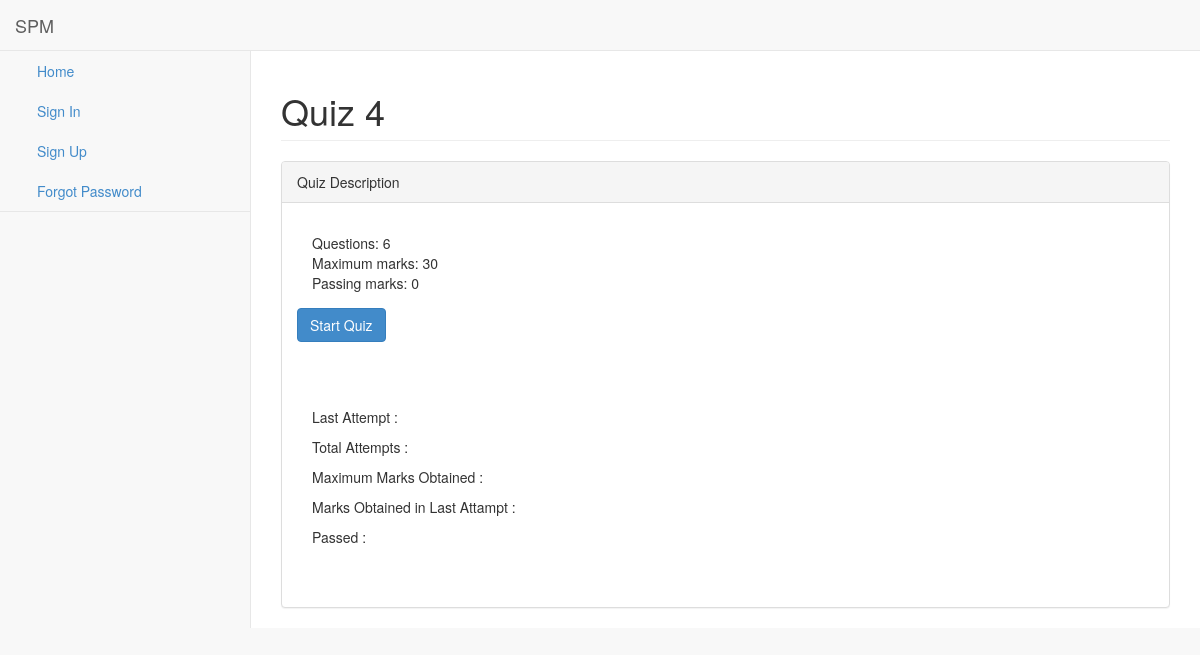
The app's page /quiz/quiz-4-1, older data.
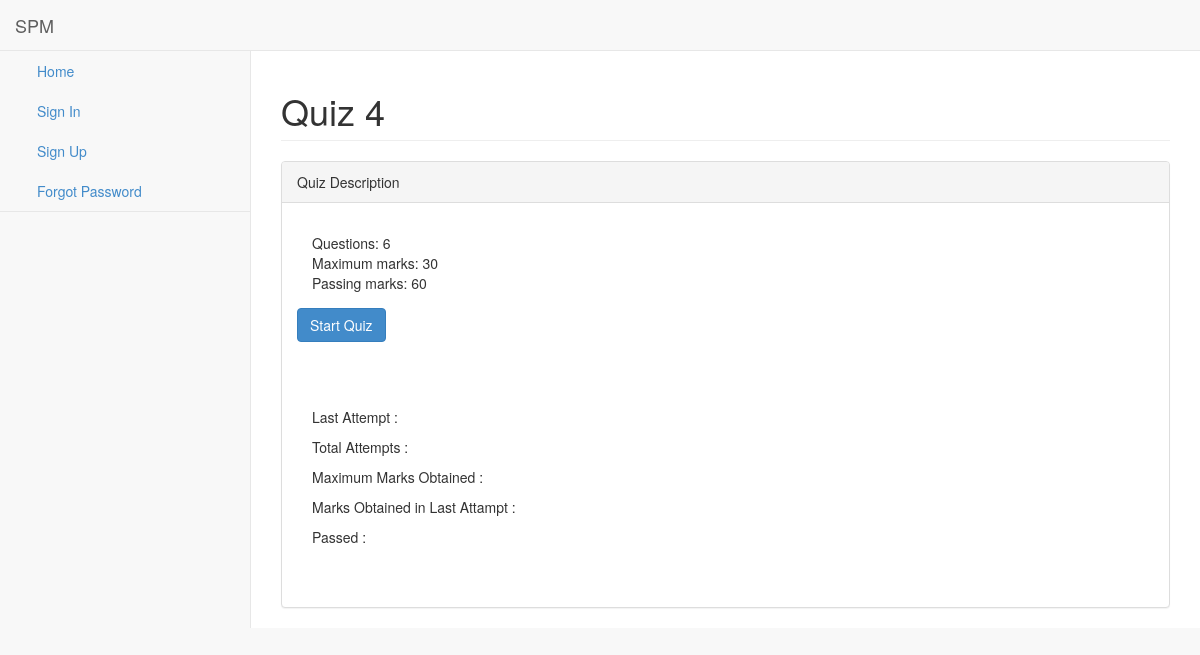
The same page, newer data.
### QuizApp/models.py (models this page shows, shortened)
class Quiz(models.Model):
    creator = models.ForeignKey(settings.AUTH_USER_MODEL, on_delete=models.CASCADE, related_name="creator")
    title = models.CharField(max_length=250)
    description = models.TextField(null=True, blank=True)
    questions = models.ManyToManyField(Question)
    assigned_to = models.ManyToManyField(settings.AUTH_USER_MODEL, blank=True, related_name="students")
    passing_marks = models.IntegerField(default=1,
                                        validators=[
                                        MaxValueValidator(100),
                                        MinValueValidator(0)
                                        ],
                                        help_text="Enter passing percentage")
    user_friendly_url = models.SlugField(null=False, unique=True)
    @property
    def marks(self):
        total_marks = 0
        for que in self.questions.all():
            total_marks+=que.marks
        return total_marks
    @property
    def total_questions(self):
        return self.questions.count()

class Question(models.Model):
    creator = models.ForeignKey(settings.AUTH_USER_MODEL, on_delete=models.CASCADE)
    que_text = RichTextUploadingField()
    marks = models.IntegerField(default=5)

### QuizApp/views.py (the view)
# urls.py: path('quiz/<str:url>', views.view_quiz, name="view_quiz"),
def view_quiz(request, url):
    quiz = Quiz.objects.get(user_friendly_url=url)
    try:
        score = Score.objects.get(
                    student = request.user,
                    quiz = quiz
                )
    except:
        score = None
    context = {
        'quiz' : quiz,
        'score': score
    }
    return render(request, 'QuizApp/view.html', context=context)

### QuizApp/templates/QuizApp/view.html (shortened to what this page needs)
{% extends 'base.html' %}
{% block extra %} {% include 'extra.html' %} {% endblock %}
{% block main_content %}
<div id="page-wrapper">
    <div class="row">
        <div class="col-lg-12">
            <h1 class="page-header">{{ quiz.title }}</h1>
        </div>
    </div>
    <div class="row">
        <div class="col-lg-12">
            <div class="panel panel-default">
                <div class="panel-heading">
                    Quiz Description
                </div>
                <div class="panel-body">
                    <div class="panel-group" id="accordion">
                        <div id="collapseOne" class="panel-collapse collapse in">
                            <div class="panel-body">
                                <div>Questions: {{ quiz.total_questions }}</div>
                                <div>Maximum marks: {{ quiz.marks }}</div>
                                <div>Passing marks: {{ quiz.passing_marks }}</div>
                            </div>
                            <a href="{% url 'start_quiz' quiz.user_friendly_url %}"><button type="button" class="btn btn-primary">Start Quiz</button></a>
                        </div>
                    </div>
                </div>
                <div class="panel-body">
                    <div class="panel-group" id="accordion">
                        <div id="collapseOne" class="panel-collapse collapse in">
                            <div class="panel-body">
                                <p>Last Attempt : {{score.last_attempt}}</p>
                                <p>Total Attempts : {{score.total_attempts}}</p>
                                <p>Maximum Marks Obtained : {{score.max_marks}}</p>
                                <p>Marks Obtained in Last Attampt : {{score.marks}}</p>
                                <p>Passed : {{score.passed}}</p>
                            </div>
                        </div>
                    </div>
                </div>
            </div>
        </div>
    </div>
</div>
{% endblock %}

Row changes from the older to the newer data that the page shows:
changed Quiz "Quiz 4": passing_marks "0" → "60"
